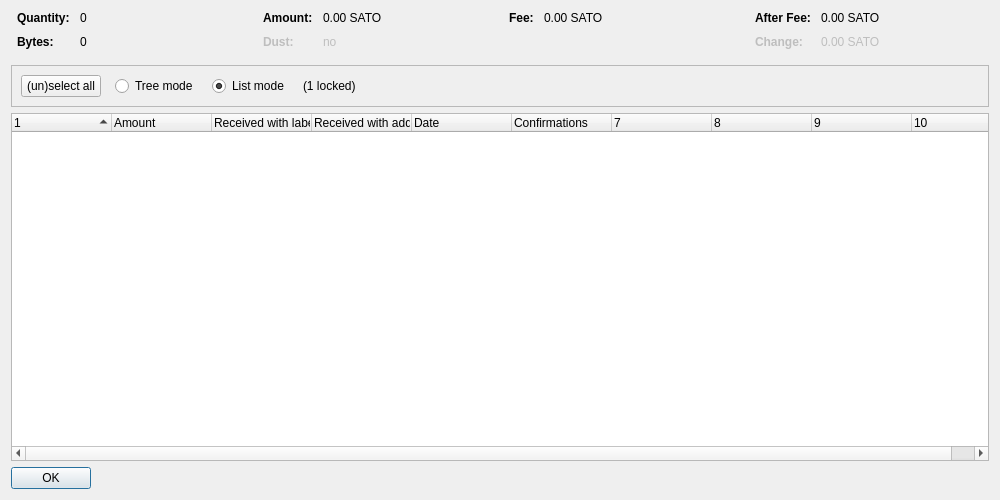
<?xml version="1.0" encoding="UTF-8"?>
<ui version="4.0">
 <class>CoinControlDialog</class>
 <widget class="QDialog" name="CoinControlDialog">
  <property name="geometry">
   <rect>
    <x>0</x>
    <y>0</y>
    <width>1000</width>
    <height>500</height>
   </rect>
  </property>
  <property name="windowTitle">
   <string>Coin Selection</string>
  </property>
  <layout class="QVBoxLayout" name="verticalLayout">
   <item>
    <layout class="QHBoxLayout" name="horizontalLayoutTop" stretch="0,0,0,0">
     <property name="topMargin">
      <number>0</number>
     </property>
     <property name="bottomMargin">
      <number>10</number>
     </property>
     <item>
      <layout class="QFormLayout" name="formLayoutCoinControl1">
       <property name="horizontalSpacing">
        <number>10</number>
       </property>
       <property name="verticalSpacing">
        <number>10</number>
       </property>
       <property name="leftMargin">
        <number>6</number>
       </property>
       <property name="rightMargin">
        <number>6</number>
       </property>
       <item row="0" column="0">
        <widget class="QLabel" name="labelCoinControlQuantityText">
         <property name="font">
          <font>
           <weight>75</weight>
           <bold>true</bold>
          </font>
         </property>
         <property name="text">
          <string>Quantity:</string>
         </property>
        </widget>
       </item>
       <item row="0" column="1">
        <widget class="QLabel" name="labelCoinControlQuantity">
         <property name="cursor">
          <cursorShape>IBeamCursor</cursorShape>
         </property>
         <property name="contextMenuPolicy">
          <enum>Qt::ActionsContextMenu</enum>
         </property>
         <property name="text">
          <string notr="true">0</string>
         </property>
         <property name="textInteractionFlags">
          <set>Qt::LinksAccessibleByMouse|Qt::TextSelectableByKeyboard|Qt::TextSelectableByMouse</set>
         </property>
        </widget>
       </item>
       <item row="1" column="0">
        <widget class="QLabel" name="labelCoinControlBytesText">
         <property name="font">
          <font>
           <weight>75</weight>
           <bold>true</bold>
          </font>
         </property>
         <property name="text">
          <string>Bytes:</string>
         </property>
        </widget>
       </item>
       <item row="1" column="1">
        <widget class="QLabel" name="labelCoinControlBytes">
         <property name="cursor">
          <cursorShape>IBeamCursor</cursorShape>
         </property>
         <property name="contextMenuPolicy">
          <enum>Qt::ActionsContextMenu</enum>
         </property>
         <property name="text">
          <string notr="true">0</string>
         </property>
         <property name="textInteractionFlags">
          <set>Qt::LinksAccessibleByMouse|Qt::TextSelectableByKeyboard|Qt::TextSelectableByMouse</set>
         </property>
        </widget>
       </item>
      </layout>
     </item>
     <item>
      <layout class="QFormLayout" name="formLayoutCoinControl2">
       <property name="horizontalSpacing">
        <number>10</number>
       </property>
       <property name="verticalSpacing">
        <number>10</number>
       </property>
       <property name="leftMargin">
        <number>6</number>
       </property>
       <property name="rightMargin">
        <number>6</number>
       </property>
       <item row="0" column="0">
        <widget class="QLabel" name="labelCoinControlAmountText">
         <property name="font">
          <font>
           <weight>75</weight>
           <bold>true</bold>
          </font>
         </property>
         <property name="text">
          <string>Amount:</string>
         </property>
        </widget>
       </item>
       <item row="0" column="1">
        <widget class="QLabel" name="labelCoinControlAmount">
         <property name="cursor">
          <cursorShape>IBeamCursor</cursorShape>
         </property>
         <property name="contextMenuPolicy">
          <enum>Qt::ActionsContextMenu</enum>
         </property>
         <property name="text">
          <string notr="true">0.00 SATO</string>
         </property>
         <property name="textInteractionFlags">
          <set>Qt::LinksAccessibleByMouse|Qt::TextSelectableByKeyboard|Qt::TextSelectableByMouse</set>
         </property>
        </widget>
       </item>
       <item row="1" column="0">
        <widget class="QLabel" name="labelCoinControlLowOutputText">
         <property name="enabled">
          <bool>false</bool>
         </property>
         <property name="font">
          <font>
           <weight>75</weight>
           <bold>true</bold>
          </font>
         </property>
         <property name="text">
          <string>Dust:</string>
         </property>
        </widget>
       </item>
       <item row="1" column="1">
        <widget class="QLabel" name="labelCoinControlLowOutput">
         <property name="enabled">
          <bool>false</bool>
         </property>
         <property name="cursor">
          <cursorShape>IBeamCursor</cursorShape>
         </property>
         <property name="contextMenuPolicy">
          <enum>Qt::ActionsContextMenu</enum>
         </property>
         <property name="text">
          <string notr="true">no</string>
         </property>
         <property name="textInteractionFlags">
          <set>Qt::LinksAccessibleByMouse|Qt::TextSelectableByKeyboard|Qt::TextSelectableByMouse</set>
         </property>
        </widget>
       </item>
      </layout>
     </item>
     <item>
      <layout class="QFormLayout" name="formLayoutCoinControl3">
       <property name="horizontalSpacing">
        <number>10</number>
       </property>
       <property name="verticalSpacing">
        <number>10</number>
       </property>
       <property name="leftMargin">
        <number>6</number>
       </property>
       <property name="rightMargin">
        <number>6</number>
       </property>
       <item row="0" column="0">
        <widget class="QLabel" name="labelCoinControlFeeText">
         <property name="font">
          <font>
           <weight>75</weight>
           <bold>true</bold>
          </font>
         </property>
         <property name="text">
          <string>Fee:</string>
         </property>
        </widget>
       </item>
       <item row="0" column="1">
        <widget class="QLabel" name="labelCoinControlFee">
         <property name="cursor">
          <cursorShape>IBeamCursor</cursorShape>
         </property>
         <property name="contextMenuPolicy">
          <enum>Qt::ActionsContextMenu</enum>
         </property>
         <property name="text">
          <string notr="true">0.00 SATO</string>
         </property>
         <property name="textInteractionFlags">
          <set>Qt::LinksAccessibleByMouse|Qt::TextSelectableByKeyboard|Qt::TextSelectableByMouse</set>
         </property>
        </widget>
       </item>
      </layout>
     </item>
     <item>
      <layout class="QFormLayout" name="formLayoutCoinControl4">
       <property name="horizontalSpacing">
        <number>10</number>
       </property>
       <property name="verticalSpacing">
        <number>10</number>
       </property>
       <property name="leftMargin">
        <number>6</number>
       </property>
       <property name="rightMargin">
        <number>6</number>
       </property>
       <item row="0" column="0">
        <widget class="QLabel" name="labelCoinControlAfterFeeText">
         <property name="font">
          <font>
           <weight>75</weight>
           <bold>true</bold>
          </font>
         </property>
         <property name="text">
          <string>After Fee:</string>
         </property>
        </widget>
       </item>
       <item row="0" column="1">
        <widget class="QLabel" name="labelCoinControlAfterFee">
         <property name="cursor">
          <cursorShape>IBeamCursor</cursorShape>
         </property>
         <property name="contextMenuPolicy">
          <enum>Qt::ActionsContextMenu</enum>
         </property>
         <property name="text">
          <string notr="true">0.00 SATO</string>
         </property>
         <property name="textInteractionFlags">
          <set>Qt::LinksAccessibleByMouse|Qt::TextSelectableByKeyboard|Qt::TextSelectableByMouse</set>
         </property>
        </widget>
       </item>
       <item row="1" column="0">
        <widget class="QLabel" name="labelCoinControlChangeText">
         <property name="enabled">
          <bool>false</bool>
         </property>
         <property name="font">
          <font>
           <weight>75</weight>
           <bold>true</bold>
          </font>
         </property>
         <property name="text">
          <string>Change:</string>
         </property>
        </widget>
       </item>
       <item row="1" column="1">
        <widget class="QLabel" name="labelCoinControlChange">
         <property name="enabled">
          <bool>false</bool>
         </property>
         <property name="cursor">
          <cursorShape>IBeamCursor</cursorShape>
         </property>
         <property name="contextMenuPolicy">
          <enum>Qt::ActionsContextMenu</enum>
         </property>
         <property name="text">
          <string notr="true">0.00 SATO</string>
         </property>
         <property name="textInteractionFlags">
          <set>Qt::LinksAccessibleByMouse|Qt::TextSelectableByKeyboard|Qt::TextSelectableByMouse</set>
         </property>
        </widget>
       </item>
      </layout>
     </item>
    </layout>
   </item>
   <item>
    <widget class="QFrame" name="frame">
     <property name="minimumSize">
      <size>
       <width>0</width>
       <height>40</height>
      </size>
     </property>
     <property name="frameShape">
      <enum>QFrame::StyledPanel</enum>
     </property>
     <property name="frameShadow">
      <enum>QFrame::Sunken</enum>
     </property>
     <layout class="QHBoxLayout" name="horizontalLayout">
      <item>
       <layout class="QHBoxLayout" name="horizontalLayoutPanel" stretch="0,0,0,0,0">
        <property name="spacing">
         <number>14</number>
        </property>
        <item>
         <widget class="QPushButton" name="pushButtonSelectAll">
          <property name="sizePolicy">
           <sizepolicy hsizetype="Maximum" vsizetype="Fixed">
            <horstretch>0</horstretch>
            <verstretch>0</verstretch>
           </sizepolicy>
          </property>
          <property name="text">
           <string>(un)select all</string>
          </property>
          <property name="autoDefault">
           <bool>false</bool>
          </property>
         </widget>
        </item>
        <item>
         <widget class="QRadioButton" name="radioTreeMode">
          <property name="sizePolicy">
           <sizepolicy hsizetype="Maximum" vsizetype="Fixed">
            <horstretch>0</horstretch>
            <verstretch>0</verstretch>
           </sizepolicy>
          </property>
          <property name="text">
           <string>Tree mode</string>
          </property>
         </widget>
        </item>
        <item>
         <widget class="QRadioButton" name="radioListMode">
          <property name="sizePolicy">
           <sizepolicy hsizetype="Maximum" vsizetype="Fixed">
            <horstretch>0</horstretch>
            <verstretch>0</verstretch>
           </sizepolicy>
          </property>
          <property name="text">
           <string>List mode</string>
          </property>
          <property name="checked">
           <bool>true</bool>
          </property>
         </widget>
        </item>
        <item>
         <widget class="QLabel" name="labelLocked">
          <property name="text">
           <string notr="true">(1 locked)</string>
          </property>
         </widget>
        </item>
        <item>
         <spacer name="horizontalSpacer">
          <property name="orientation">
           <enum>Qt::Horizontal</enum>
          </property>
          <property name="sizeHint" stdset="0">
           <size>
            <width>40</width>
            <height>20</height>
           </size>
          </property>
         </spacer>
        </item>
       </layout>
      </item>
     </layout>
    </widget>
   </item>
   <item>
    <widget class="CoinControlTreeWidget" name="treeWidget">
     <property name="contextMenuPolicy">
      <enum>Qt::CustomContextMenu</enum>
     </property>
     <property name="sortingEnabled">
      <bool>false</bool>
     </property>
     <property name="columnCount">
      <number>10</number>
     </property>
     <attribute name="headerShowSortIndicator" stdset="0">
      <bool>true</bool>
     </attribute>
     <attribute name="headerStretchLastSection">
      <bool>false</bool>
     </attribute>
     <column>
      <property name="text">
       <string/>
      </property>
     </column>
     <column>
      <property name="text">
       <string>Amount</string>
      </property>
     </column>
     <column>
      <property name="text">
       <string>Received with label</string>
      </property>
     </column>
     <column>
      <property name="text">
       <string>Received with address</string>
      </property>
     </column>
     <column>
      <property name="text">
       <string>Date</string>
      </property>
     </column>
     <column>
      <property name="text">
       <string>Confirmations</string>
      </property>
      <property name="toolTip">
       <string>Confirmed</string>
      </property>
     </column>
     <column>
      <property name="text">
       <string/>
      </property>
     </column>
     <column>
      <property name="text">
       <string/>
      </property>
     </column>
     <column>
      <property name="text">
       <string/>
      </property>
     </column>
     <column>
      <property name="text">
       <string/>
      </property>
     </column>
    </widget>
   </item>
   <item>
    <widget class="QDialogButtonBox" name="buttonBox">
     <property name="sizePolicy">
      <sizepolicy hsizetype="Maximum" vsizetype="Fixed">
       <horstretch>0</horstretch>
       <verstretch>0</verstretch>
      </sizepolicy>
     </property>
     <property name="orientation">
      <enum>Qt::Horizontal</enum>
     </property>
     <property name="standardButtons">
      <set>QDialogButtonBox::Ok</set>
     </property>
    </widget>
   </item>
  </layout>
 </widget>
 <customwidgets>
  <customwidget>
   <class>CoinControlTreeWidget</class>
   <extends>QTreeWidget</extends>
   <header>coincontroltreewidget.h</header>
  </customwidget>
 </customwidgets>
 <resources/>
 <connections/>
</ui>
